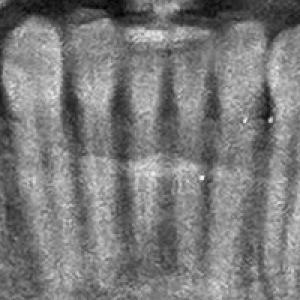
#> input picture dataset/mix/Frame-236_jpg.rf.626e760bb6a03ece92f12c327d3946a8.jpg, 300 x 300 px, found by its file name
$ jupyter execute geometric_augmented_testing.ipynb   (shell and % lines are left out)
#> lines starting #> are read from the running program, lines starting #| are printed output that depends on the picture
<a href="https://colab.research.google.com/github/gabrieldimas/periapical-photo-caries-detection-using-cnn/blob/main/geometric_augmented_testing.ipynb" target="_parent"></a>

[cell 1]
import cv2
import numpy as np
from google.colab import files

[cell 2]
uploaded = files.upload()
#> the answer given: Frame-236_jpg.rf.626e760bb6a03ece92f12c327d3946a8.jpg
image_path = list(uploaded.keys())[0]

[cell 3]
img = cv2.imread(image_path)
#> img is the input picture: shape (300, 300, 3); min 0, max 255, mean 122.9

[cell 4]
def rotate(img, angle):
#> called with angle = 45
  rows, cols = img.shape[:2]
#> rows = 300; cols = 300
  M = cv2.getRotationMatrix2D((cols/2, rows/2), angle, 1)
  return cv2.warpAffine(img, M, (cols, rows))
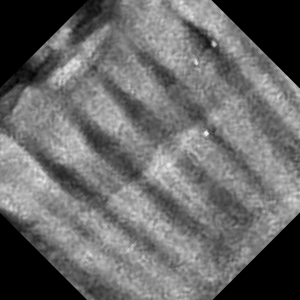
#> returned value: shape (300, 300, 3); min 0, max 244, mean 104.3

def translate(img, x, y):
#> called with x = 50, y = 25
  rows, cols = img.shape[:2]
#> rows = 300; cols = 300
  M = np.float32([[1, 0, x], [0, 1, y]])
  return cv2.warpAffine(img, M, (cols, rows))
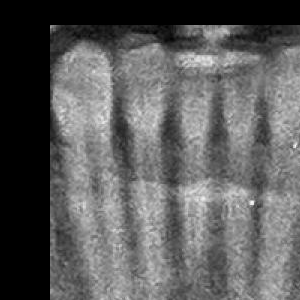
#> returned value: shape (300, 300, 3); min 0, max 255, mean 93.1

def shear(img, x, y):
#> called with x = 0.2, y = 0
  rows, cols = img.shape[:2]
#> rows = 300; cols = 300
  M = np.float32([[1, x, 0], [y, 1, 0]])
  return cv2.warpAffine(img, M, (cols, rows))
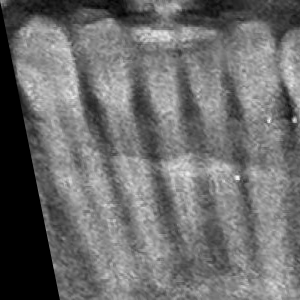
#> returned value: shape (300, 300, 3); min 0, max 255, mean 109.2

def flip(img, direction):
#> called with direction = 1
  return cv2.flip(img, direction)
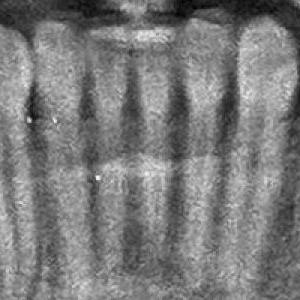
#> returned value: shape (300, 300, 3); min 0, max 255, mean 122.9

def scale(img, factor):
#> called with factor = 1.5
  return cv2.resize(img, None, fx=factor, fy=factor)
#> returned value: shape (450, 450, 3)

$ run again, on dataset/mix/caries-22-_png.rf.4c37e166f003a420535fa43bad42112d.jpg
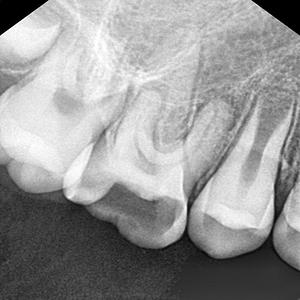
#> input picture dataset/mix/caries-22-_png.rf.4c37e166f003a420535fa43bad42112d.jpg, 300 x 300 px, found by its file name
#> img is the input picture: shape (300, 300, 3); min 0, max 255, mean 151.2
#> in shear, `return cv2.warpAffine(img, M, (cols, rows))`:
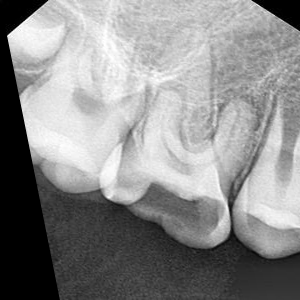
#> returned value: shape (300, 300, 3); min 0, max 255, mean 139.6
#> in flip, `return cv2.flip(img, direction)`:
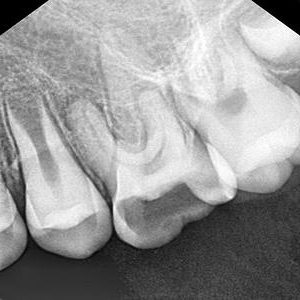
#> returned value: shape (300, 300, 3); min 0, max 255, mean 151.2

$ run again, on dataset/mix/caries-226-_png.rf.62438a3643e7c6ac4896531288120d82.jpg
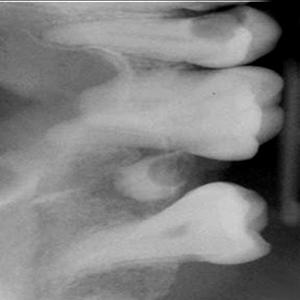
#> input picture dataset/mix/caries-226-_png.rf.62438a3643e7c6ac4896531288120d82.jpg, 300 x 300 px, found by its file name
#> img is the input picture: shape (300, 300, 3); min 0, max 255, mean 127.3
#> in shear, `return cv2.warpAffine(img, M, (cols, rows))`:
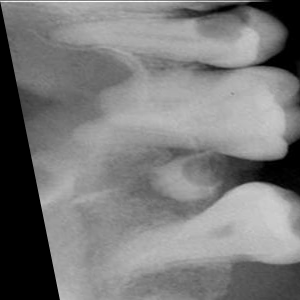
#> returned value: shape (300, 300, 3); min 0, max 255, mean 122.5
#> in flip, `return cv2.flip(img, direction)`:
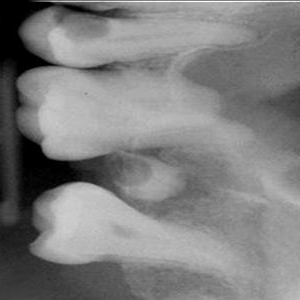
#> returned value: shape (300, 300, 3); min 0, max 255, mean 127.3

$ run again, on dataset/mix/caries-515-_png.rf.f16fa927615d054bda0175f4cc7c049a.jpg
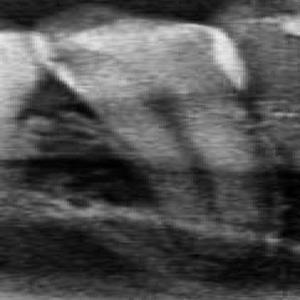
#> input picture dataset/mix/caries-515-_png.rf.f16fa927615d054bda0175f4cc7c049a.jpg, 300 x 300 px, found by its file name
#> img is the input picture: shape (300, 300, 3); min 0, max 241, mean 79.6
#> in shear, `return cv2.warpAffine(img, M, (cols, rows))`:
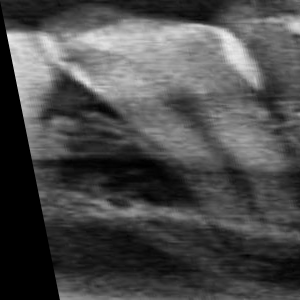
#> returned value: shape (300, 300, 3); min 0, max 238, mean 74.9
#> in flip, `return cv2.flip(img, direction)`:
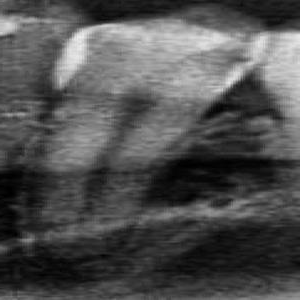
#> returned value: shape (300, 300, 3); min 0, max 241, mean 79.6
